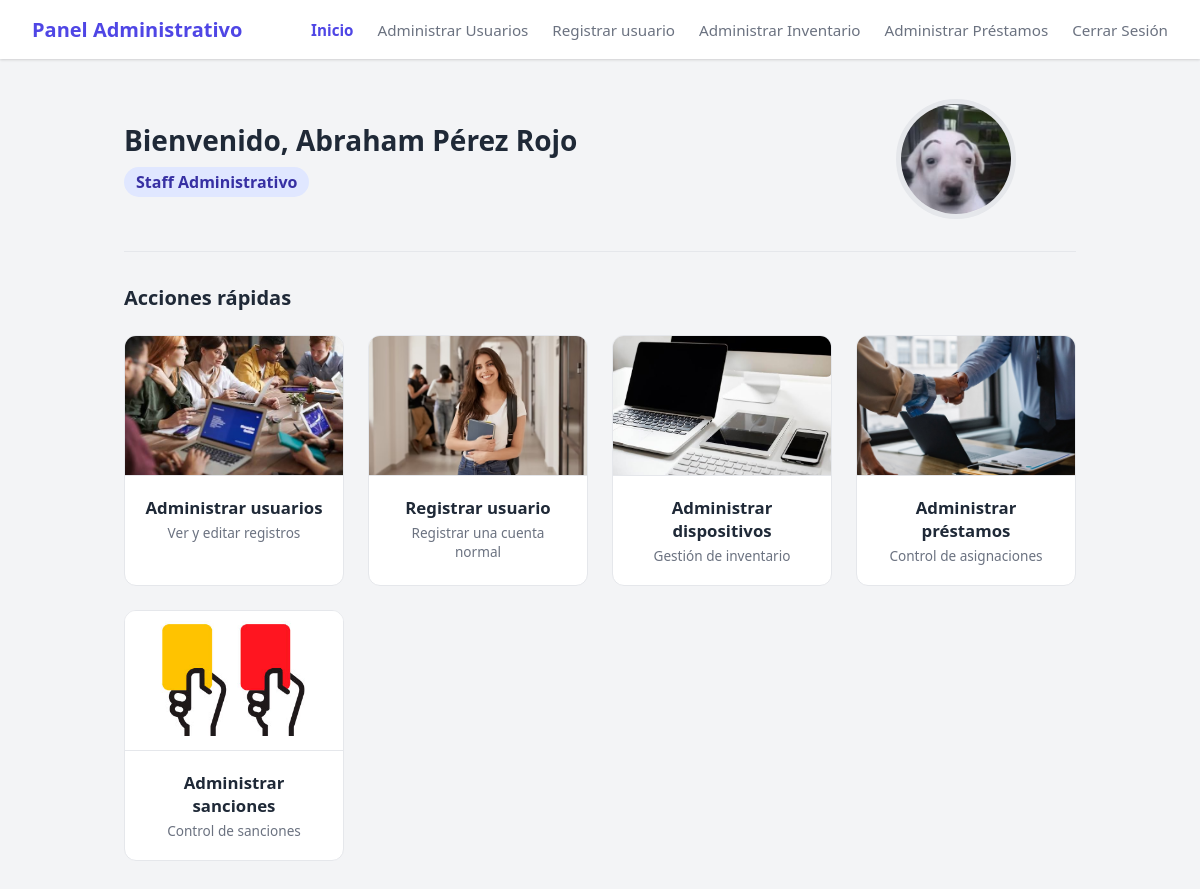
Page /inicio/ (signed in) on the earlier database version.
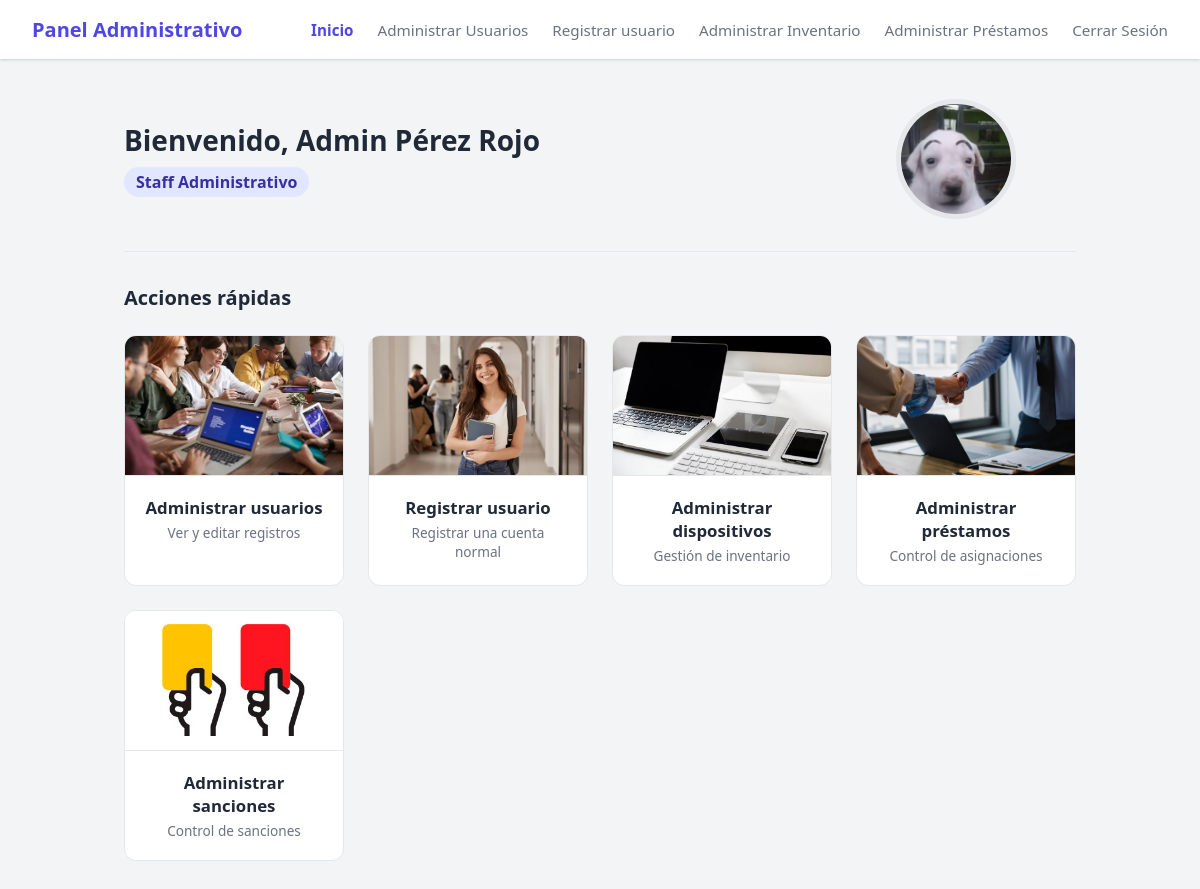
Same page on the later database version.
### Usuarios/models.py (models this page shows, shortened)
class CustomUser(AbstractBaseUser, PermissionsMixin):
    email = models.EmailField(unique=True)
    nombre = models.CharField(max_length=50)
    apellidos = models.CharField(max_length=50)
    numero_cuenta = models.CharField(max_length=20, blank=True, null=True, verbose_name="Número de Cuenta / Trabajador")
    dependencia = models.ForeignKey('Dependencia', on_delete=models.SET_NULL, null=True, blank=True, verbose_name="Dependencia/Facultad")
    huella_template = models.BinaryField(null=True, blank=True)
    is_active = models.BooleanField(default=True)
    is_staff = models.BooleanField(default=False)
    objects = CustomUserManager()
    USERNAME_FIELD = 'email'
    REQUIRED_FIELDS = ['nombre', 'apellidos']

### Usuarios/views.py (the view)
# urls.py: path('inicio/', views.InicioView.as_view(), name='inicio'),
class InicioView(UserPassesTestMixin, TemplateView):
    template_name = 'Usuarios/inicio.html'
    def test_func(self):
        return self.request.user.is_authenticated and self.request.user.is_staff

### Usuarios/Templates/Usuarios/inicio.html (shortened to what this page needs)
{% extends 'Usuarios/base.html' %}
{% load static %}
{% block content %}
<div class="dashboard-card">
    <div class="dashboard-header">
        <div class="welcome-info">
            <h2>Bienvenido, {{ user.nombre }} {{ user.apellidos }}</h2>
            <span class="badge-staff">Staff Administrativo</span>
        </div>
        <img src="{% static 'Usuarios/profile.jpg' %}" alt="Imagen de perfil" class="profile-image">
    </div>
    <hr>
    <div class="actions-section">
        <h3>Acciones rápidas</h3>
        <div class="actions-grid">
            <a href="{% url 'admin_usuarios' %}" class="action-card">
                <img src="{% static 'Usuarios/admin_usuarios.jpg' %}" alt="Administrar Usuarios" class="action-image">
                <div class="action-info">
                    <h4>Administrar usuarios</h4>
                    <p>Ver y editar registros</p>
                </div>
            </a>
            <a href="{% url 'register_Normal' %}" class="action-card">
                <img src="{% static 'Usuarios/usuarios.jpg' %}" alt="Crear Usuario" class="action-image">
                <div class="action-info">
                    <h4>Registrar usuario</h4>
                    <p>Registrar una cuenta normal</p>
                </div>
            </a>
            <a href="{% url 'inventario' %}" class="action-card">
                <img src="{% static 'Usuarios/dispositivos.png' %}" alt="Administrar Dispositivos" class="action-image">
                <div class="action-info">
                    <h4>Administrar dispositivos</h4>
                    <p>Gestión de inventario</p>
                </div>
            </a>
            <a href="{% url 'prestamos' %}" class="action-card">
                <img src="{% static 'Usuarios/prestamos.jpg' %}" alt="Administrar Préstamos" class="action-image">
                <div class="action-info">
                    <h4>Administrar préstamos</h4>
                    <p>Control de asignaciones</p>
                </div>
            </a>
            <a href="" class="action-card">
                <img src="{% static 'Usuarios/sansiones.jpg' %}" alt="Administrar Sanciones" class="action-image">
                <div class="action-info">
                    <h4>Administrar sanciones</h4>
                    <p>Control de sanciones</p>
                </div>
            </a>
        </div>
    </div>
</div>
{% endblock %}

### Usuarios/Templates/Usuarios/base.html (shortened to what this page needs)
<!DOCTYPE html>
<html lang="es">
<head>
</head>
<body>
    <nav class="navbar">
        <div class="nav-brand">Panel Administrativo</div>
        <div class="nav-menu">
            <a href="{% url 'inicio' %}"
               class="nav-link {% if request.resolver_match.url_name == 'inicio' %}active{% endif %}">
               Inicio
            </a>
            <a href="{% url 'admin_usuarios' %}"
               class="nav-link {% if request.resolver_match.url_name == 'admin_usuarios' %}active{% endif %}">
               Administrar Usuarios
            </a>
            <a href="{% url 'register_Normal' %}"
               class="nav-link {% if request.resolver_match.url_name == 'register_Normal' %}active{% endif %}">
               Registrar usuario
            </a>
            <a href="{% url 'inventario' %}"
               class="nav-link {% if request.resolver_match.url_name == 'inventario' %}active{% endif %}">
               Administrar Inventario
            </a>
            <a href="{% url 'prestamos' %}"
               class="nav-link {% if request.resolver_match.url_name == 'prestamos' %}active{% endif %}">
               Administrar Préstamos
            </a>
            <form action="{% url 'logout' %}" method="post" class="nav-logout-form">
                <button type="submit" class="nav-btn-logout">Cerrar Sesión</button>
            </form>
        </div>
    </nav>
    <main class="container">
        {% block content %}{% endblock %}
    </main>
</body>
</html>

Differences in the rows shown:
changed CustomUser "Pérez Rojo": nombre "Abraham" → "Admin"
